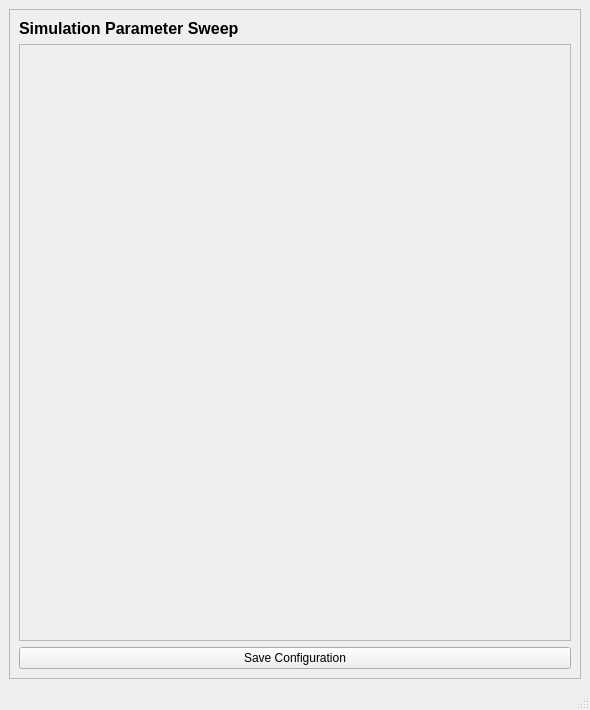
<?xml version="1.0" encoding="UTF-8"?>
<ui version="4.0">
 <class>MainWindow</class>
 <widget class="QMainWindow" name="MainWindow">
  <property name="geometry">
   <rect>
    <x>0</x>
    <y>0</y>
    <width>590</width>
    <height>710</height>
   </rect>
  </property>
  <property name="windowTitle">
   <string>MainWindow</string>
  </property>
  <widget class="QWidget" name="centralwidget">
   <layout class="QGridLayout" name="gridLayout">
    <item row="0" column="0">
     <widget class="QFrame" name="frame">
      <property name="frameShape">
       <enum>QFrame::StyledPanel</enum>
      </property>
      <property name="frameShadow">
       <enum>QFrame::Raised</enum>
      </property>
      <layout class="QGridLayout" name="gridLayout_2">
       <item row="0" column="0">
        <widget class="QLabel" name="label">
         <property name="font">
          <font>
           <pointsize>12</pointsize>
           <weight>75</weight>
           <bold>true</bold>
          </font>
         </property>
         <property name="text">
          <string>Simulation Parameter Sweep</string>
         </property>
        </widget>
       </item>
       <item row="1" column="0">
        <widget class="QScrollArea" name="scrollArea">
         <property name="widgetResizable">
          <bool>true</bool>
         </property>
         <widget class="QWidget" name="scrollAreaWidgetContents">
          <property name="geometry">
           <rect>
            <x>0</x>
            <y>0</y>
            <width>550</width>
            <height>575</height>
           </rect>
          </property>
          <layout class="QGridLayout" name="gridLayout_3"/>
         </widget>
        </widget>
       </item>
       <item row="2" column="0">
        <widget class="QPushButton" name="pushButton_save_config">
         <property name="text">
          <string>Save Configuration</string>
         </property>
        </widget>
       </item>
      </layout>
     </widget>
    </item>
   </layout>
  </widget>
  <widget class="QMenuBar" name="menubar">
   <property name="geometry">
    <rect>
     <x>0</x>
     <y>0</y>
     <width>590</width>
     <height>21</height>
    </rect>
   </property>
  </widget>
  <widget class="QStatusBar" name="statusbar"/>
 </widget>
 <resources/>
 <connections/>
</ui>
